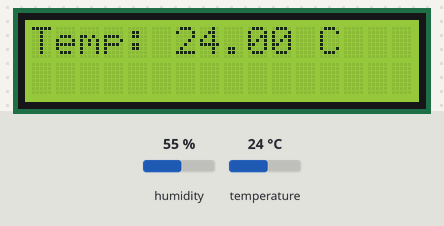
Recording of a sketch running on a simulated Arduino Uno, built with avr-gcc and run on an emulated ATmega328P. On the bench: 16×2 character LCD. The test bench sets the inputs (shaded band); at power-on: temperature 24 °C, humidity 55 %.

Above: at 1.6 s.
1.7 s: temperature set to 12 °C
At 6.8 s:
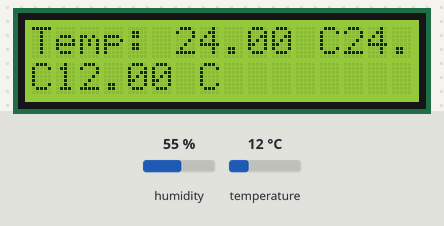
7.9 s: temperature set to 19 °C
At 13.8 s:
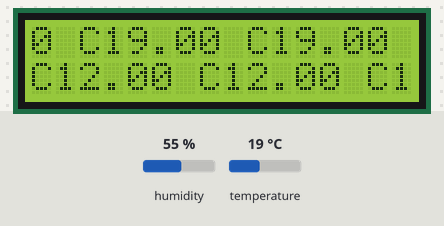
14.1 s: temperature set to 28 °C
At 20.4 s:
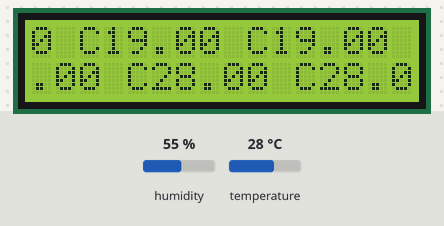
Timing chart, 0 to 21.9 s (numbered marks = the images above; inputs shaded):
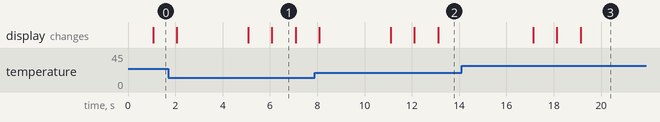

The sketch:

KYT-CAT.ino
```cpp
#include <DHT.h>
#include <LiquidCrystal.h>
#define DHTPIN 8
#define DHTTYPE DHT22
DHT dht(DHTPIN, DHTTYPE);
LiquidCrystal lcd(12, 11, 5, 4, 3, 2);

void setup()
{
    Serial.begin(9600);
    dht.begin();
    lcd.begin(16, 2);
    lcd.print("Temp: ");
}

void loop()
{
    delay(1000);
    float t = dht.readTemperature();

    if(isnan(t)) {
        Serial.println("Failed to read from DHT sensor !");
        return;
    }
    lcd.print(t);
    lcd.print(" C");
}
```

Measured:
- what the display in image 1 shows lasts 1.0 s, from 6.1 s to 7.1 s
